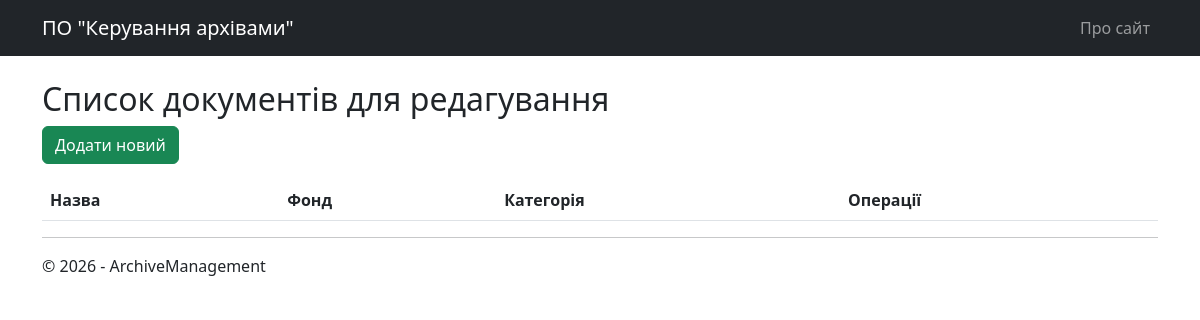
/documents/, run on an earlier commit of the app's database.
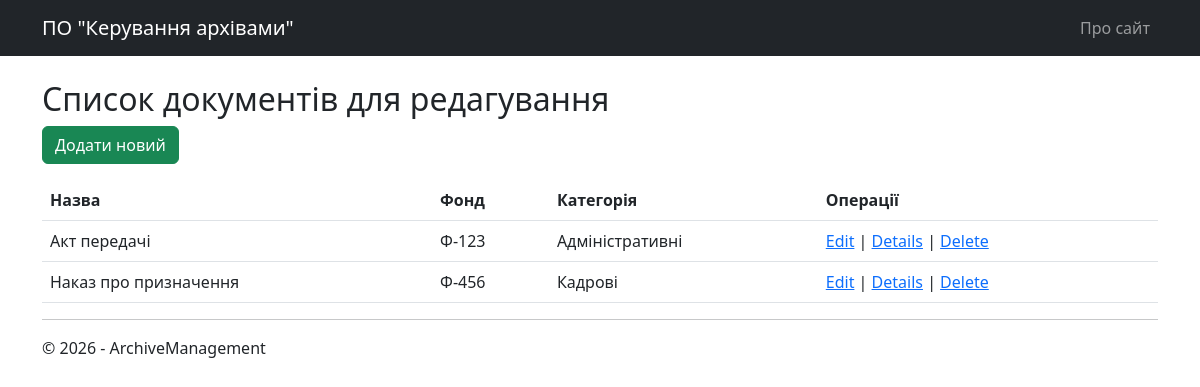
And on a later commit of the database.
### archive_core/models.py (models this page shows, shortened)
class Document(models.Model):
    title = models.CharField(max_length=255, null=True, blank=True, verbose_name="Назва")
    fund_number = models.CharField(max_length=100, null=True, blank=True, verbose_name="Номер фонду")
    category = models.CharField(max_length=150, null=True, blank=True, verbose_name="Категорія")
    creation_date = models.DateField(null=True, blank=True, verbose_name="Дата створення")
    archivist_name = models.CharField(max_length=255, null=True, blank=True, verbose_name="Архіваріус")
    note = models.TextField(null=True, blank=True, verbose_name="Примітка")
    description = models.TextField(null=True, blank=True, verbose_name="Опис")

### archive_core/views.py (the view)
# urls.py: path('documents/', views.crud_index, name='documents_info'), # Повинно бути так
def crud_index(request):
    with DjangoUnitOfWork() as uow:
        documents = uow.documents.get_all().order_by('title')
        browsing_model = [DocumentBrowsingModel(d) for d in documents]
        return render(request, 'archive_core/crud_index.html', {'model': browsing_model})

### archive_core/repositories.py (called while the page is built)
    def get_all(self):
        return self._model.objects.all()

### archive_core/uow.py (called while the page is built)
    def __enter__(self): return self

    def __exit__(self, exc_type, exc_val, exc_tb): pass

### archive_core/templates/archive_core/crud_index.html
{% extends "archive_core/_base.html" %}
{% block content %}
<h2>Список документів для редагування</h2>
<p><a href="{% url 'document_create' %}" class="btn btn-success">Додати новий</a></p>
<table class="table">
    <thead>
        <tr>
            <th>Назва</th>
            <th>Фонд</th>
            <th>Категорія</th>
            <th>Операції</th>
        </tr>
    </thead>
    <tbody>
        {% for item in model %}
        <tr>
            <td>{{ item.title }}</td>
            <td>{{ item.fund_number }}</td>
            <td>{{ item.category }}</td>
            <td>
                <a href="{% url 'document_edit' item.id %}">Edit</a> |
                <a href="{% url 'document_details' item.id %}">Details</a> |
                <a href="{% url 'document_delete' item.id %}">Delete</a>
            </td>
        </tr>
        {% endfor %}
    </tbody>
</table>
{% endblock %}

### archive_core/templates/archive_core/_base.html (shortened to what this page needs)
<!DOCTYPE html>
<html>
<head>
    <link href="https://cdn.jsdelivr.net/npm/bootstrap@5.3.0/dist/css/bootstrap.min.css" rel="stylesheet">
</head>
<body>
    {% include "archive_core/partials/_page_header.html" %}
    <div class="container body-content mt-4">
        {% block content %}{% endblock %}
        <hr />
        <footer>
            <p>&copy; {% now "Y" %} - ArchiveManagement</p>
        </footer>
    </div>
</body>
</html>

### archive_core/templates/archive_core/partials/_page_header.html (shortened to what this page needs)
<nav class="navbar navbar-expand-sm navbar-dark bg-dark">
    <div class="container">
        <a class="navbar-brand" href="{% url 'index' %}">ПО "Керування архівами"</a>
        <div class="collapse navbar-collapse" id="main-nav">
            <ul class="navbar-nav ms-auto">
                <li class="nav-item">
                    <a class="nav-link" href="{% url 'about' %}">Про сайт</a>
                </li>
            </ul>
        </div>
    </div>
</nav>

What changed in the data, as far as the page shows it:
added Document: title "Акт передачі", fund_number "Ф-123", category "Адміністративні"
added Document: title "Наказ про призначення", fund_number "Ф-456", category "Кадрові"
Also different on the page:
new list line: "Edit | Details | Delete"
